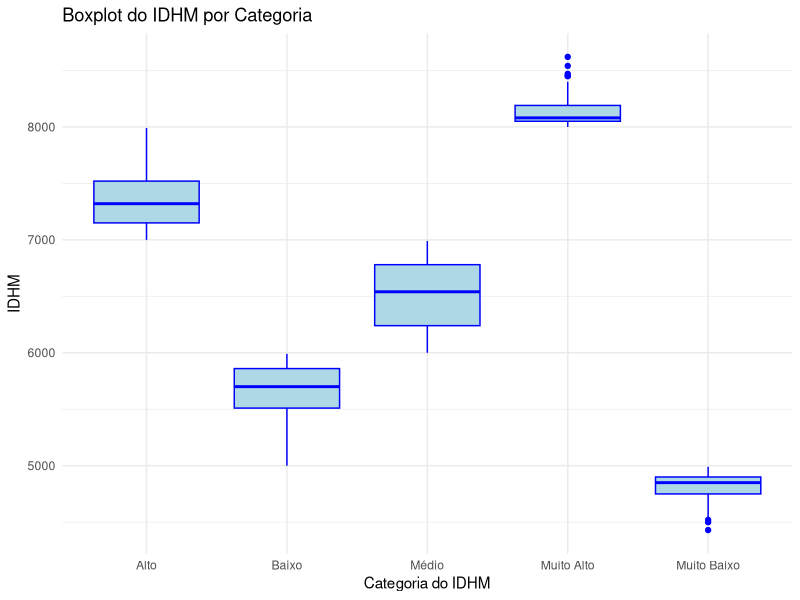
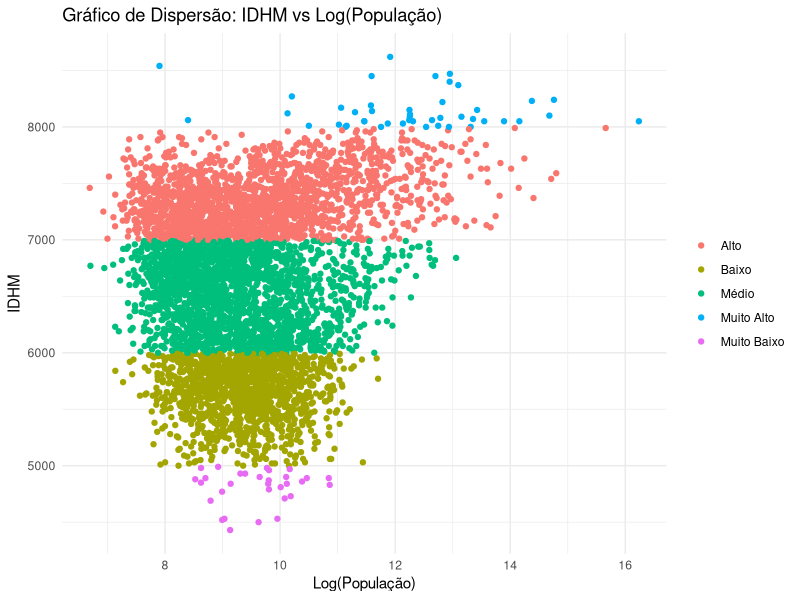

Reproduce these figures in R, in order. (Note: this script raises an error after producing the figures.)
# Importar bibliotecas e dependências
library(readxl)
library(ggplot2)
library(dplyr)

# Definir funções importantes
moda <- function(x) {
  modal <- unique(x)
  modal[which.max(tabulate(match(x, modal)))]
}

# Importar banco de dados
BRAZIL_CITIES_REV2022_CSV <- read_excel("BRAZIL_CITIES_REV2022.CSV.xlsx")

# Selecionar colunas que serão usadas na análise - IDH e População
idh_e_pop <- BRAZIL_CITIES_REV2022_CSV[, c("IDHM", "IBGE_RES_POP")]

# Tratamento do IDH
# Remover outliers de IDH
outliers_idh <- boxplot.stats(idh_e_pop$IDHM)$out
idh_e_pop <- idh_e_pop[-which(idh_e_pop$IDHM %in% outliers_idh),]

# Tratamento da População
# Transformação logarítmica
idh_e_pop$IBGE_RES_POP <- log(idh_e_pop$IBGE_RES_POP)
idh_e_pop <- idh_e_pop[-which(idh_e_pop$IBGE_RES_POP == -Inf),]

# Função para categorizar IDHM
categorizar_idhm <- function(idhm) {
  case_when(
    idhm < 5000 ~ "Muito Baixo",
    idhm >= 5000 & idhm < 6000 ~ "Baixo",
    idhm >= 6000 & idhm < 7000 ~ "Médio",
    idhm >= 7000 & idhm < 8000 ~ "Alto",
    idhm >= 8000 ~ "Muito Alto",
    TRUE ~ "Não classificado"
  )
}

# Aplicar a função à coluna IDHM
idh_e_pop$IDHM_Categoria <- categorizar_idhm(idh_e_pop$IDHM)

# Visualizações

# 1. Boxplot
boxplot_idhm <- ggplot(idh_e_pop, aes(x = IDHM_Categoria, y = IDHM)) +
  geom_boxplot(fill = "lightblue", color = "blue") +
  labs(title = "Boxplot do IDHM por Categoria",
       x = "Categoria do IDHM",
       y = "IDHM") +
  theme_minimal()

#boxplot_pop <- ggplot(idh_e_pop, aes(x, y = IDH))

# 2. Gráfico de Dispersão
dispersao_idhm <- ggplot(idh_e_pop, aes(x = IBGE_RES_POP, y = IDHM, color = IDHM_Categoria)) +
  geom_point() +
  labs(title = "Gráfico de Dispersão: IDHM vs Log(População)",
       x = "Log(População)",
       y = "IDHM") +
  theme_minimal() +
  theme(legend.title = element_blank())

# 3. Histograma
histograma_idhm <- ggplot(idh_e_pop, aes(x = IDHM)) +
  geom_histogram(binwidth = 0.01, fill = "lightgreen", color = "darkgreen") +
  labs(title = "Histograma do IDHM",
       x = "IDHM",
       y = "Frequência") +
  theme_minimal()

#histograma_pop <- ggplot(pop, aes(x = POP)) +
# geom_histogram(binwidth = 0.01, fill = "ligthpurple", color = "darkpurple")
# labs(title = Histograma da População),
#     x = "População"
#     y = "Frequência") +
# theme_minimal()

# Exibir os gráficos
print(boxplot_idhm)
print(dispersao_idhm)
print(histograma_idhm)


# Análises adicionais
summary(idh_e_pop)
cat("Moda do IDHM:", moda(idh_e_pop$IDHM), "\n")
cat("Variância do IDHM:", var(idh_e_pop$IDHM), "\n")
cat("Desvio padrão do IDHM:", sd(idh_e_pop$IDHM), "\n")

# Tabela de frequências do IDHM categorizado
table(idh_e_pop$IDHM_Categoria)

#########################################################################################

table(idh_e_pop$IDHM_Categoria)

# Realizar ANOVA
modelo_anova <- aov(IDHM ~ IDHM_Categoria, data = idh_e_pop)

# Sumário da ANOVA
cat("\nResultados da ANOVA:\n")
print(summary(modelo_anova))

# Teste post-hoc de Tukey
cat("\nTeste post-hoc de Tukey:\n")
tukey_result <- TukeyHSD(modelo_anova)
print(tukey_result)

# Visualização dos resultados da ANOVA
plot_anova <- ggplot(idh_e_pop, aes(x = IDHM_Categoria, y = IDHM)) +
  geom_boxplot() +
  geom_jitter(width = 0.2, alpha = 0.2) +
  labs(title = "ANOVA: IDHM por Categoria",
       x = "Categoria do IDHM",
       y = "IDHM") +
  theme_minimal() +
  theme(axis.text.x = element_text(angle = 45, hjust = 1))

print(plot_anova)

# Verificar pressupostos da ANOVA

# 1. Normalidade dos resíduos
residuos <- residuals(modelo_anova)
qqnorm(residuos)
qqline(residuos)

# 2. Homogeneidade de variâncias
plot(modelo_anova, which = 1)

# Teste de Levene para homogeneidade de variâncias
library(car)
levene_test <- leveneTest(IDHM ~ IDHM_Categoria, data = idh_e_pop)
print(levene_test)